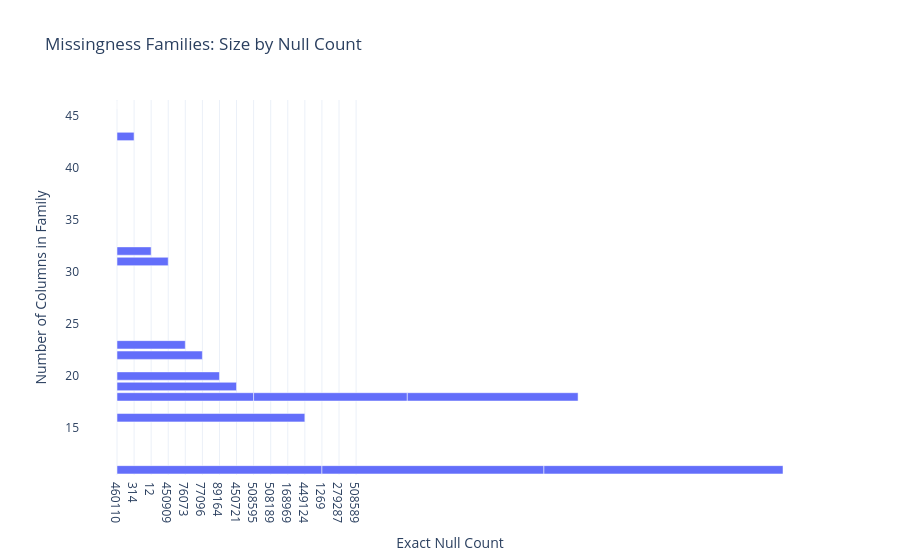

Notebook source saved alongside this figure:
### Code cell
null_counts = [(c, df[c].null_count()) for c in v_cols]
df_nulls = pl.DataFrame(null_counts, schema=["column", "null_count"], orient="row")

family_sizes = (
    df_nulls.group_by("null_count")
    .agg(pl.len().alias("family_size"))
    .sort("family_size", descending=True)
)

fig = px.bar(family_sizes.to_pandas(), x="null_count", y="family_size", 
             title="Missingness Families: Size by Null Count",
             labels={"null_count": "Exact Null Count", "family_size": "Number of Columns in Family"},
             template="plotly_white")
fig.update_xaxes(type='category')
fig.show()

families = (
    df_nulls.group_by("null_count")
    .agg(pl.col("column").alias("cols"))
    .sort("null_count", descending=True)
    .to_dict(as_series=False)
)

table = (
    "| Null count | Family size | Columns |\n"
    "| --- | ---: | --- |\n"
    + "\n".join(
        f"| {null_count} | {len(cols)} | {', '.join(cols)} |"
        for null_count, cols in zip(families["null_count"], families["cols"])
    )
)
display(Markdown(table))

missingness_families = (
    df_nulls.group_by("null_count")
    .agg(pl.col("column").alias("cols"))
    .to_dict(as_series=False)
)
missingness_map = {c: cols for cols in missingness_families['cols'] for c in cols}

### Figure 1 — Plotly figure (JSON) as saved in the notebook; plotly's stock layout.template omitted (floating-point values rounded to 4 significant figures)
{"data": [{"hovertemplate": "Exact Null Count=%{x}<br>Number of Columns in Family=%{y}<extra></extra>", "legendgroup": "", "marker": {"color": "#636efa", "pattern": {"shape": ""}}, "name": "", "orientation": "h", "showlegend": false, "textposition": "auto", "type": "bar", "x": [460110, 314, 12, 450909, 76073, 77096, 89164, 450721, 508595, 508189, 168969, 449124, 1269, 279287, 508589], "xaxis": "x", "y": [46, 43, 32, 31, 23, 22, 20, 19, 18, 18, 18, 16, 11, 11, 11], "yaxis": "y"}], "layout": {"barmode": "relative", "legend": {"tracegroupgap": 0}, "title": {"text": "Missingness Families: Size by Null Count"}, "xaxis": {"anchor": "y", "domain": [0, 1], "title": {"text": "Exact Null Count"}, "type": "category"}, "yaxis": {"anchor": "x", "domain": [0, 1], "title": {"text": "Number of Columns in Family"}}}}
